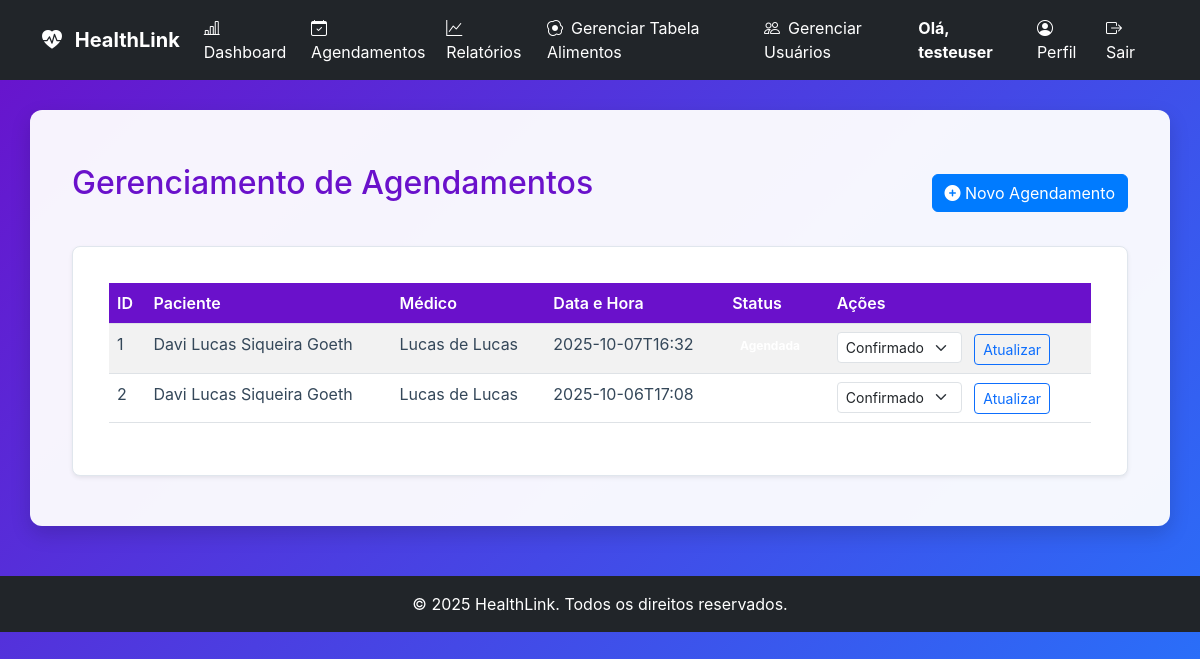
/gerenciar_agendamentos (signed in), run on the app's committed database.
### tables this page shows
CREATE TABLE users (
                    id INTEGER PRIMARY KEY,
                    username TEXT UNIQUE NOT NULL,
                    password_hash TEXT NOT NULL,
                    role TEXT NOT NULL DEFAULT 'paciente',
                    email TEXT,
                    nome TEXT,
                    razao_ic REAL,
                    fator_sensibilidade REAL,
                    data_nascimento TEXT,
                    sexo TEXT
                , nome_completo TEXT, telefone TEXT, medico_id INTEGER, meta_glicemia INTEGER, documento TEXT, crm TEXT, especialidade TEXT, cns TEXT, ric_manha REAL, ric_almoco REAL, ric_jantar REAL, fsi_manha REAL, fsi_almoco REAL, fsi_jantar REAL);

CREATE TABLE agendamentos (
                    id INTEGER PRIMARY KEY,
                    paciente_id INTEGER NOT NULL,
                    medico_id INTEGER NOT NULL,
                    data_hora TEXT NOT NULL,
                    status TEXT NOT NULL, observacoes TEXT,
                    FOREIGN KEY (paciente_id) REFERENCES users (id),
                    FOREIGN KEY (medico_id) REFERENCES users (id)
                );

### app.py (the view)
@app.route('/gerenciar_agendamentos')
@login_required
def gerenciar_agendamentos():
    if not current_user.is_medico and not current_user.is_admin:
        flash('Acesso não autorizado.', 'danger')
        return redirect(url_for('dashboard'))
    agendamentos = db_manager.buscar_todos_agendamentos()
    return render_template('gerenciar_agendamentos.html', agendamentos=agendamentos)

### app.py (called while the page is built)
@app.context_processor
def inject_now():
    return {'now': datetime.now}

### database_manager.py (called while the page is built)
    def get_db_connection(self):
        conn = sqlite3.connect(self.db_path)
        conn.execute("PRAGMA foreign_keys = ON;")
        conn.row_factory = sqlite3.Row
        return conn

    def carregar_usuario_por_id(self, user_id):
        conn = self.get_db_connection()
        user_data = conn.execute(
            "SELECT id, username, role, email, nome_completo, razao_ic, fator_sensibilidade, data_nascimento, sexo, telefone, medico_id FROM users WHERE id = ?",
            (user_id,)
        ).fetchone()
        conn.close()
        return dict(user_data) if user_data else None

    def buscar_todos_agendamentos(self):
        query = """
        SELECT
            a.id, a.data_hora, a.status,
            p.nome_completo AS paciente_nome,
            m.nome_completo AS medico_nome
        FROM agendamentos a
        JOIN users p ON a.paciente_id = p.id
        JOIN users m ON a.medico_id = m.id
        ORDER BY a.data_hora DESC
        """
        try:
            with self.get_db_connection() as conn:
                conn.row_factory = sqlite3.Row
                cursor = conn.cursor()
                cursor.execute(query)
                return [dict(row) for row in cursor.fetchall()]
        except Exception as e:
            print(f"Erro ao buscar todos os agendamentos: {e}")
            return []

### models.py (called while the page is built)
    @property
    def is_medico(self):
        return self.role in ['medico', 'admin']

    @property
    def is_paciente(self):
        return self.role == 'paciente' or self.role == 'user'

### templates/gerenciar_agendamentos.html (shortened to what this page needs)
{% extends "base.html" %}
{% block content %}
<div class="container-fluid mt-4">
    <div class="d-flex justify-content-between align-items-center mb-4">
        <h2>Gerenciamento de Agendamentos</h2>
        <a href="{{ url_for('agendar_consulta') }}" class="btn btn-primary">
            <i class="fas fa-plus-circle"></i> Novo Agendamento
        </a>
    </div>
    <div class="card shadow-sm">
        <div class="card-body">
            <div class="table-responsive">
                <table class="table table-striped table-hover">
                    <thead>
                        <tr>
                            <th>ID</th>
                            <th>Paciente</th>
                            <th>Médico</th>
                            <th>Data e Hora</th>
                            <th>Status</th>
                            <th>Ações</th>
                        </tr>
                    </thead>
                    <tbody>
                        {% if agendamentos %}
                        {% for agendamento in agendamentos %}
                        <tr>
                            <td>{{ agendamento.id }}</td>
                            <td>{{ agendamento.paciente_nome }}</td>
                            <td>{{ agendamento.medico_nome }}</td>
                            <td>{{ agendamento.data_hora }}</td>
                            <td>
                                <span class="badge
                                        ">
                                </span>
                            </td>
                            <td>
                                <form
                                    action="{{ url_for('atualizar_status_agendamento', agendamento_id=agendamento.id) }}"
                                    method="post" class="d-inline">
                                    <select name="novo_status"
                                        class="form-select form-select-sm d-inline-block w-auto me-2">
                                        <option value="confirmado" >Confirmado</option>
                                    </select>
                                    <button type="submit" class="btn btn-sm btn-outline-primary">Atualizar</button>
                                </form>
                            </td>
                        </tr>
                        {% endfor %}
                        {% else %}
                        <tr>
                            <td colspan="6" class="text-center">Nenhum agendamento encontrado.</td>
                        </tr>
                        {% endif %}
                    </tbody>
                </table>
            </div>
        </div>
    </div>
</div>
{% endblock %}

### templates/base.html (shortened to what this page needs)
<!DOCTYPE html>
<html lang="pt-br">
<head>
    <link href="https://cdn.jsdelivr.net/npm/bootstrap@5.3.0/dist/css/bootstrap.min.css" rel="stylesheet">
    <link href="https://cdn.jsdelivr.net/npm/bootstrap-icons/font/bootstrap-icons.css" rel="stylesheet">
    <link rel="stylesheet" href="https://cdnjs.cloudflare.com/ajax/libs/font-awesome/6.0.0-beta3/css/all.min.css">
    <link rel="stylesheet" href="{{ url_for('static', filename='css/style.css') }}">
</head>
<body>
    <nav class="navbar navbar-expand-lg navbar-dark bg-dark">
        <div class="container">
            <a class="navbar-brand fw-bold" href="{{ url_for('index') }}">
                <i class="bi bi-heart-pulse-fill me-2"></i> HealthLink
            </a>
            <div class="collapse navbar-collapse" id="navbarNav">
                <ul class="navbar-nav me-auto">
                    {% if current_user.is_authenticated %}
                    <li class="nav-item">
                        <a class="nav-link" href="{{ url_for('dashboard') }}">
                            <i class="bi bi-bar-chart-line me-2"></i>Dashboard
                        </a>
                    </li>
                    {% if current_user.is_paciente %}
                    <li class="nav-item">
                        <a class="nav-link" href="{{ url_for('registros') }}">
                            <i class="bi bi-journal-text me-2"></i>Meus Registros
                        </a>
                    </li>
                    <li class="nav-item">
                        <a class="nav-link" href="{{ url_for('relatorios.relatorios_page') }}">
                            <i class="bi bi-graph-up me-2"></i>Relatórios
                        </a>
                    </li>
                    <li class="nav-item">
                        <a class="nav-link" href="{{ url_for('registrar_glicemia') }}">
                            <i class="bi bi-droplet-fill me-2"></i>Registrar Glicemia
                        </a>
                    </li>
                    <li class="nav-item">
                        <a class="nav-link" href="{{ url_for('registrar_refeicao') }}">
                            <i class="bi bi-utensils me-2"></i>Registrar Refeição
                        </a>
                    </li>
                    <li class="nav-item">
                        <a class="nav-link" href="{{ url_for('minhas_consultas') }}">
                            <i class="bi bi-calendar-event me-2"></i>Minhas Consultas
                        </a>
                    </li>
                    {% elif current_user.role in ['medico', 'secretario', 'admin'] %}
                    <li class="nav-item">
                        <a class="nav-link" href="{{ url_for('gerenciar_agendamentos') }}">
                            <i class="bi bi-calendar-check me-2"></i>Agendamentos
                        </a>
                    </li>
                    <li class="nav-item">
                        <a class="nav-link" href="{{ url_for('relatorios.relatorios_page') }}">
                            <i class="bi bi-graph-up me-2"></i>Relatórios
                        </a>
                    </li>
                    {% if current_user.role in ['secretario', 'admin'] %}
                    <li class="nav-item">
                        <a class="nav-link" href="{{ url_for('registrar_alimento_redirect') }}">
                            <i class="bi bi-egg-fried me-2"></i>Gerenciar Tabela Alimentos
                        </a>
                    </li>
                    <li class="nav-item">
                        <a class="nav-link" href="{{ url_for('gerenciar_usuarios') }}">
                            <i class="bi bi-people me-2"></i>Gerenciar Usuários
                        </a>
                    </li>
                    {% endif %}
                    {% endif %}
                    {% endif %}
                </ul>
                <ul class="navbar-nav">
                    {% if current_user.is_authenticated %}
                    <li class="nav-item me-3 d-flex align-items-center">
                        <span class="navbar-text text-white fw-bold">
                            Olá, {{ current_user.username or current_user.nome_completo }}
                        </span>
                    </li>
                    <li class="nav-item">
                        <a class="nav-link" href="{{ url_for('perfil_paciente', paciente_id=current_user.id) }}">
                            <i class="bi bi-person-circle me-2"></i>Perfil
                        </a>
                    </li>
                    <li class="nav-item">
                        <a class="nav-link text-danger" href="{{ url_for('logout') }}">
                            <i class="bi bi-box-arrow-right me-2"></i>Sair
                        </a>
                    </li>
                    {% endif %}
                </ul>
            </div>
        </div>
    </nav>
    <main id="main-content">
        <div class="container">
            {% block content %}
            {% endblock %}
        </div>
    </main>
    <footer class="text-white text-center py-3 mt-5 bg-dark">
        &copy; {{ now().year }} HealthLink. Todos os direitos reservados.
    </footer>
</body>
</html>

### static/css/style.css (style rules this page uses)
:root { --primary-color: #007bff; --accent-color: #6a11cb; --text-dark: #344759; --text-light: white; --gradient-bg: linear-gradient(135deg, #6a11cb 0%, #2575fc 100%); --success-color: #28a745; --danger-color: #dc3545; --info-color: #17a2b8; --shadow-sm: 0 2px 4px rgba(0, 0, 0, 0.1); --shadow-lg: 0 8px 20px rgba(0, 0, 0, 0.15); }
body, html { margin: 0; padding: 0; height: 100%; font-family: -apple-system, BlinkMacSystemFont, "Segoe UI", Roboto, "Helvetica Neue", Arial, sans-serif; color: var(--text-dark); }
#app-wrapper, body { background: var(--gradient-bg); min-height: 100vh; }
#main-content { background-color: rgba(255, 255, 255, 0.95); border-radius: 12px; box-shadow: var(--shadow-lg); padding: 30px; margin: 30px auto 50px auto; max-width: 1200px; width: 95%; display: block; }
#main-content .container { max-width: 100%; width: 100%; margin-top: 0; padding: 0; background-color: transparent; }
.navbar-nav .nav-link, .navbar-brand { color: var(--text-light) !important; }
h1, h2, h3 { color: var(--accent-color); margin-top: 0; margin-bottom: 20px; }
.card { background-color: white; border: 1px solid #e0e6ed; border-radius: 8px; box-shadow: var(--shadow-sm); padding: 20px; margin-bottom: 20px; }
.btn-primary { background-color: var(--primary-color); border-color: var(--primary-color); color: white; }
.table th { background-color: var(--accent-color); color: white; font-weight: bold; }
.table td { color: var(--text-dark); }
.table thead { background-color: #5d2590; }
.table th { color: white; font-weight: 600; }

### data on the page
users: username "testeuser"
agendamentos: id "1", paciente_nome "Davi Lucas Siqueira Goeth", medico_nome "Lucas de Lucas", data_hora "2025-10-07T16:32"
agendamentos: id "2", paciente_nome "Davi Lucas Siqueira Goeth", medico_nome "Lucas de Lucas", data_hora "2025-10-06T17:08"
